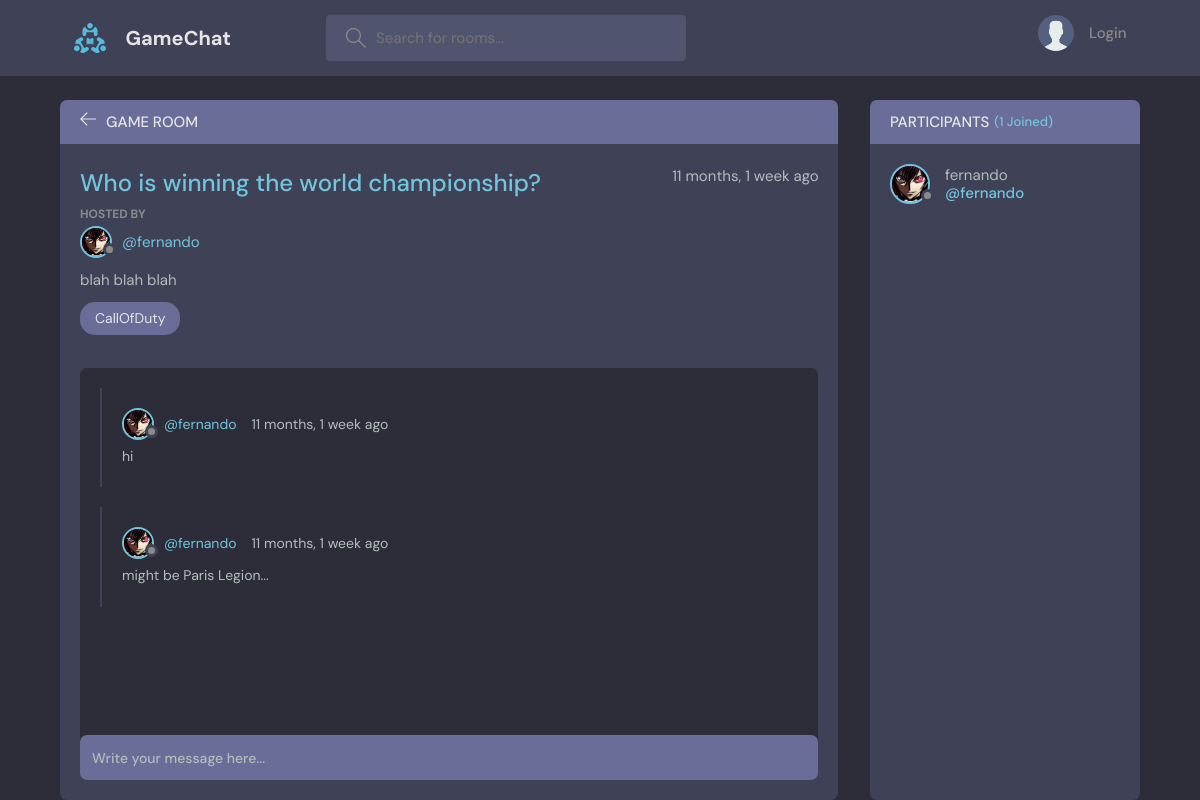
/room/1, run on the app's committed database.
### base/models.py (models this page shows, shortened)
class Room(models.Model):
    host =  models.ForeignKey(User, on_delete=models.SET_NULL, null=True)
    topic = models.ForeignKey(Topic, on_delete=models.SET_NULL, null=True)
    name = models.CharField(max_length=200)
    description = models.TextField(null=True, blank=True)
    participants = models.ManyToManyField(User, related_name='participants', blank=True)
    updated = models.DateTimeField(auto_now=True)
    created = models.DateTimeField(auto_now_add=True)
    class Meta:
        ordering = ['-updated', '-created']

class User(AbstractUser):
    name = models.CharField(max_length=200, null=True)
    email = models.EmailField(unique=True, null=True)
    bio = models.TextField(null=True)
    avatar = models.ImageField(null=True, default="avatar.svg")
    steamadd = models.BooleanField(default=False)
    steamname = models.CharField(max_length=200, null=True, blank=True)
    USERNAME_FIELD = 'email'
    REQUIRED_FIELDS = []

class Topic(models.Model):
    name = models.CharField(max_length=200)
    def __str__(self):
        return self.name

class Message(models.Model):
    user = models.ForeignKey(User, on_delete=models.CASCADE)
    room = models.ForeignKey(Room, on_delete = models.CASCADE)
    body = models.TextField()
    updated = models.DateTimeField(auto_now=True)
    created = models.DateTimeField(auto_now_add=True)
    class Meta:
        ordering = ['-updated', '-created']

### base/views.py (the view, shortened to what this page needs)
# urls.py: path('room/<str:pk>', views.room, name="room"),
def room(request, pk):
    room = Room.objects.get(id=pk)
    room_messages = room.message_set.all().order_by('-created')
    participants = room.participants.all()
    context = {'room': room, 'room_messages': room_messages, 'participants': participants}
    return render(request, 'base/room.html', context)

### base/templates/base/room.html (shortened to what this page needs)
{% extends 'main.html' %}
{% block content %}
    <main class="profile-page layout layout--2">
      <div class="container">
        <div class="room">
          <div class="room__top">
            <div class="room__topLeft">
              <a href="{% url 'home' %}">
                <svg version="1.1" xmlns="http://www.w3.org/2000/svg" width="32" height="32" viewBox="0 0 32 32">
                  <title>arrow-left</title>
                  <path
                    d="M13.723 2.286l-13.723 13.714 13.719 13.714 1.616-1.611-10.96-10.96h27.625v-2.286h-27.625l10.965-10.965-1.616-1.607z"
                  ></path>
                </svg>
              </a>
              <h3>Game Room</h3>
            </div>
          </div>
          <div class="room__box scroll">
            <div class="room__header scroll">
              <div class="room__info">
                <h3>{{room.name}}</h3>
                <span>{{room.created|timesince}} ago</span>
              </div>
              <div class="room__hosted">
                <p>Hosted By</p>
                <a href="{% url 'user-profile' room.host.id %}" class="room__author">
                  <div class="avatar avatar--small">
                    <img src="{{room.host.avatar.url}}" />
                  </div>
                  <span>@{{room.host.username}}</span>
                </a>
              </div>
              <div class="room__details">
                {{room.description}}
              </div>
              <span class="room__topics">{{room.topic}}</span>
            </div>
            <div class="room__conversation">
              <div class="threads scroll">
                {% for message in room_messages %}
                <div class="thread">
                  <div class="thread__top">
                    <div class="thread__author">
                      <a href="{% url 'user-profile' message.user.id %}" class="thread__authorInfo">
                        <div class="avatar avatar--small">
                          <img src="{{message.user.avatar.url}}" />
                        </div>
                        <span>@{{message.user.username}}</span>
                      </a>
                      <span class="thread__date">{{message.created|timesince}} ago</span>
                    </div>
                  </div>
                  <div class="thread__details">
                    {{message.body}}
                  </div>
                </div>
                {% endfor %}
              </div>
            </div>
          </div>
          <div class="room__message">
            <form action="" method="POST">
              <input name="body" placeholder="Write your message here..." />
            </form>
          </div>
        </div>
        <div class="participants">
          <h3 class="participants__top">Participants <span>({{participants.count}} Joined)</span></h3>
          <div class="participants__list scroll">
            {% for user in participants %}
            <a href="{% url 'user-profile' user.id %}" class="participant">
              <div class="avatar avatar--medium">
                <img src="{{user.avatar.url}}" />
              </div>
              <p>
                {{user.username}}
                <span>@{{user.username}}</span>
              </p>
            </a>
            {% endfor %}
          </div>
        </div>
      </div>
    </main>
  </body>
{% endblock content %}

### templates/main.html (shortened to what this page needs)
<!DOCTYPE html>
{% load static %}
<html lang="en">
  <head>
    <link rel="stylesheet" href="{% static 'styles/style.css' %}" />
  </head>
  <body>
    {% include 'navbar.html' %}
    {% block content %}
    {% endblock %}
  </body>
</html>

### templates/navbar.html (shortened to what this page needs)
{% load static %}
<header class="header header--loggedIn">
    <div class="container">
      <a href="{% url 'home' %}" class="header__logo">
        <img src="{% static 'images/logo.svg' %}" />
        <h1>GameChat</h1>
      </a>
      <form class="header__search" method="GET" action="{% url 'home' %}">
        <label>
          <input name="q" placeholder="Search for rooms..." />
        </label>
      </form>
      <nav class="header__menu">
        {% if request.user.is_authenticated %}
        <div class="header__user">
          <a href="{% url 'user-profile' request.user.id%}">
            <div class="avatar avatar--medium active">
              <img src="{{request.user.avatar.url}}" />
            </div>
            <p>{{request.user.username}} <span>{{request.user.username}}</span></p>
          </a>
          <button class="dropdown-button">
            <svg version="1.1" xmlns="http://www.w3.org/2000/svg" width="32" height="32" viewBox="0 0 32 32">
              <title>chevron-down</title>
              <path d="M16 21l-13-13h-3l16 16 16-16h-3l-13 13z"></path>
            </svg>
          </button>
        </div>
        {% else %}
        <a href="{% url 'login' %}">
          <img src="{% static 'images/avatar.svg' %}" />
          <p>Login</p>
        </a>
        {% endif %}
      </nav>
    </div>
  </header>

### data on the page
Room: name "Who is winning the world championship?", created "11 months, 1 week", host.avatar (picture), host.username "fernando", description "blah blah blah", topic "CallOfDuty"
Message: user.avatar (picture), user.username "fernando", created "11 months, 1 week", body "hi"
Message: user.avatar (picture), user.username "fernando", created "11 months, 1 week", body "might be Paris Legion..."
User: avatar (picture), username "fernando"

### other printed values
{{ participants.count }} "1"
